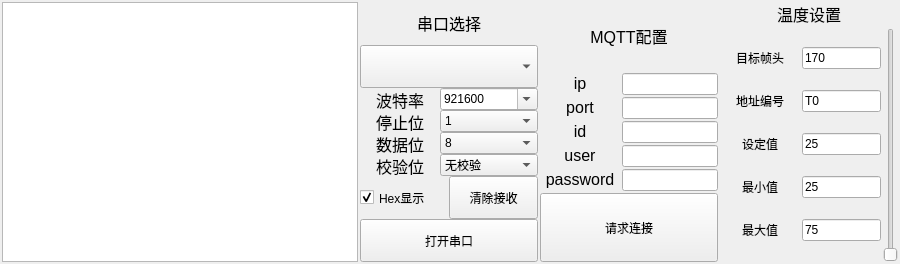
<?xml version="1.0" encoding="UTF-8"?>
<ui version="4.0">
 <class>MainWindows</class>
 <widget class="QWidget" name="MainWindows">
  <property name="geometry">
   <rect>
    <x>0</x>
    <y>0</y>
    <width>900</width>
    <height>264</height>
   </rect>
  </property>
  <property name="windowTitle">
   <string>Form</string>
  </property>
  <layout class="QVBoxLayout" name="verticalLayout_8" stretch="2">
   <property name="spacing">
    <number>2</number>
   </property>
   <property name="leftMargin">
    <number>2</number>
   </property>
   <property name="topMargin">
    <number>2</number>
   </property>
   <property name="rightMargin">
    <number>2</number>
   </property>
   <property name="bottomMargin">
    <number>2</number>
   </property>
   <item>
    <layout class="QHBoxLayout" name="horizontalLayout_9" stretch="2,1,1,1">
     <property name="spacing">
      <number>2</number>
     </property>
     <item>
      <widget class="QTextEdit" name="RxDataTextEdit">
       <property name="autoFillBackground">
        <bool>false</bool>
       </property>
       <property name="styleSheet">
        <string notr="true"> font:12pt &quot;楷体&quot;;</string>
       </property>
       <property name="autoFormatting">
        <set>QTextEdit::AutoBulletList</set>
       </property>
       <property name="undoRedoEnabled">
        <bool>false</bool>
       </property>
       <property name="lineWrapMode">
        <enum>QTextEdit::WidgetWidth</enum>
       </property>
       <property name="lineWrapColumnOrWidth">
        <number>1888</number>
       </property>
       <property name="readOnly">
        <bool>true</bool>
       </property>
       <property name="tabStopDistance">
        <double>40.000000000000000</double>
       </property>
      </widget>
     </item>
     <item>
      <layout class="QVBoxLayout" name="verticalLayout_2">
       <property name="spacing">
        <number>0</number>
       </property>
       <item>
        <widget class="QLabel" name="label">
         <property name="minimumSize">
          <size>
           <width>165</width>
           <height>22</height>
          </size>
         </property>
         <property name="maximumSize">
          <size>
           <width>999</width>
           <height>999</height>
          </size>
         </property>
         <property name="baseSize">
          <size>
           <width>0</width>
           <height>0</height>
          </size>
         </property>
         <property name="text">
          <string>&lt;html&gt;&lt;head/&gt;&lt;body&gt;&lt;p align=&quot;center&quot;&gt;&lt;span style=&quot; font-size:12pt;&quot;&gt;串口选择&lt;/span&gt;&lt;/p&gt;&lt;/body&gt;&lt;/html&gt;</string>
         </property>
        </widget>
       </item>
       <item>
        <widget class="QComboBox" name="SerialPortChooseComboBox">
         <property name="sizePolicy">
          <sizepolicy hsizetype="Expanding" vsizetype="Fixed">
           <horstretch>0</horstretch>
           <verstretch>0</verstretch>
          </sizepolicy>
         </property>
         <property name="minimumSize">
          <size>
           <width>172</width>
           <height>22</height>
          </size>
         </property>
         <property name="maximumSize">
          <size>
           <width>999</width>
           <height>999</height>
          </size>
         </property>
        </widget>
       </item>
       <item>
        <layout class="QHBoxLayout" name="horizontalLayout">
         <property name="spacing">
          <number>0</number>
         </property>
         <item>
          <widget class="QLabel" name="label_2">
           <property name="minimumSize">
            <size>
             <width>80</width>
             <height>22</height>
            </size>
           </property>
           <property name="maximumSize">
            <size>
             <width>80</width>
             <height>22</height>
            </size>
           </property>
           <property name="text">
            <string>&lt;html&gt;&lt;head/&gt;&lt;body&gt;&lt;p align=&quot;center&quot;&gt;&lt;span style=&quot; font-size:12pt;&quot;&gt;波特率&lt;/span&gt;&lt;/p&gt;&lt;/body&gt;&lt;/html&gt;</string>
           </property>
          </widget>
         </item>
         <item>
          <widget class="QComboBox" name="BaudRateComboBox">
           <property name="sizePolicy">
            <sizepolicy hsizetype="Expanding" vsizetype="Fixed">
             <horstretch>0</horstretch>
             <verstretch>0</verstretch>
            </sizepolicy>
           </property>
           <property name="minimumSize">
            <size>
             <width>80</width>
             <height>22</height>
            </size>
           </property>
           <property name="maximumSize">
            <size>
             <width>999</width>
             <height>22</height>
            </size>
           </property>
           <property name="editable">
            <bool>true</bool>
           </property>
           <property name="currentText">
            <string>921600</string>
           </property>
           <property name="currentIndex">
            <number>15</number>
           </property>
           <item>
            <property name="text">
             <string>110</string>
            </property>
           </item>
           <item>
            <property name="text">
             <string>300</string>
            </property>
           </item>
           <item>
            <property name="text">
             <string>600</string>
            </property>
           </item>
           <item>
            <property name="text">
             <string>1200</string>
            </property>
           </item>
           <item>
            <property name="text">
             <string>2400</string>
            </property>
           </item>
           <item>
            <property name="text">
             <string>4800</string>
            </property>
           </item>
           <item>
            <property name="text">
             <string>9600</string>
            </property>
           </item>
           <item>
            <property name="text">
             <string>14400</string>
            </property>
           </item>
           <item>
            <property name="text">
             <string>19200</string>
            </property>
           </item>
           <item>
            <property name="text">
             <string>38400</string>
            </property>
           </item>
           <item>
            <property name="text">
             <string>43000</string>
            </property>
           </item>
           <item>
            <property name="text">
             <string>57600</string>
            </property>
           </item>
           <item>
            <property name="text">
             <string>76800</string>
            </property>
           </item>
           <item>
            <property name="text">
             <string>115200</string>
            </property>
           </item>
           <item>
            <property name="text">
             <string>460800</string>
            </property>
           </item>
           <item>
            <property name="text">
             <string>921600</string>
            </property>
           </item>
          </widget>
         </item>
        </layout>
       </item>
       <item>
        <layout class="QHBoxLayout" name="horizontalLayout_2" stretch="0,0">
         <property name="spacing">
          <number>0</number>
         </property>
         <item>
          <widget class="QLabel" name="label_4">
           <property name="minimumSize">
            <size>
             <width>80</width>
             <height>22</height>
            </size>
           </property>
           <property name="maximumSize">
            <size>
             <width>80</width>
             <height>22</height>
            </size>
           </property>
           <property name="text">
            <string>&lt;html&gt;&lt;head/&gt;&lt;body&gt;&lt;p align=&quot;center&quot;&gt;&lt;span style=&quot; font-size:12pt;&quot;&gt;停止位&lt;/span&gt;&lt;/p&gt;&lt;/body&gt;&lt;/html&gt;</string>
           </property>
          </widget>
         </item>
         <item>
          <widget class="QComboBox" name="PortStopBitsComboBox">
           <property name="sizePolicy">
            <sizepolicy hsizetype="Expanding" vsizetype="Fixed">
             <horstretch>0</horstretch>
             <verstretch>0</verstretch>
            </sizepolicy>
           </property>
           <property name="minimumSize">
            <size>
             <width>80</width>
             <height>22</height>
            </size>
           </property>
           <property name="maximumSize">
            <size>
             <width>999</width>
             <height>22</height>
            </size>
           </property>
           <item>
            <property name="text">
             <string>1</string>
            </property>
           </item>
           <item>
            <property name="text">
             <string>2</string>
            </property>
           </item>
           <item>
            <property name="text">
             <string>1.5</string>
            </property>
           </item>
          </widget>
         </item>
        </layout>
       </item>
       <item>
        <layout class="QHBoxLayout" name="horizontalLayout_3">
         <property name="spacing">
          <number>0</number>
         </property>
         <item>
          <widget class="QLabel" name="label_5">
           <property name="minimumSize">
            <size>
             <width>80</width>
             <height>22</height>
            </size>
           </property>
           <property name="maximumSize">
            <size>
             <width>80</width>
             <height>22</height>
            </size>
           </property>
           <property name="text">
            <string>&lt;html&gt;&lt;head/&gt;&lt;body&gt;&lt;p align=&quot;center&quot;&gt;&lt;span style=&quot; font-size:12pt;&quot;&gt;数据位&lt;/span&gt;&lt;/p&gt;&lt;/body&gt;&lt;/html&gt;</string>
           </property>
          </widget>
         </item>
         <item>
          <widget class="QComboBox" name="PortDataBitsComboBox">
           <property name="sizePolicy">
            <sizepolicy hsizetype="Expanding" vsizetype="Fixed">
             <horstretch>0</horstretch>
             <verstretch>0</verstretch>
            </sizepolicy>
           </property>
           <property name="minimumSize">
            <size>
             <width>80</width>
             <height>22</height>
            </size>
           </property>
           <property name="maximumSize">
            <size>
             <width>999</width>
             <height>22</height>
            </size>
           </property>
           <item>
            <property name="text">
             <string>8</string>
            </property>
           </item>
           <item>
            <property name="text">
             <string>7</string>
            </property>
           </item>
           <item>
            <property name="text">
             <string>6</string>
            </property>
           </item>
           <item>
            <property name="text">
             <string>5</string>
            </property>
           </item>
          </widget>
         </item>
        </layout>
       </item>
       <item>
        <layout class="QHBoxLayout" name="horizontalLayout_4">
         <property name="spacing">
          <number>0</number>
         </property>
         <item>
          <widget class="QLabel" name="label_3">
           <property name="minimumSize">
            <size>
             <width>80</width>
             <height>22</height>
            </size>
           </property>
           <property name="maximumSize">
            <size>
             <width>80</width>
             <height>22</height>
            </size>
           </property>
           <property name="text">
            <string>&lt;html&gt;&lt;head/&gt;&lt;body&gt;&lt;p align=&quot;center&quot;&gt;&lt;span style=&quot; font-size:12pt;&quot;&gt;校验位&lt;/span&gt;&lt;/p&gt;&lt;/body&gt;&lt;/html&gt;</string>
           </property>
          </widget>
         </item>
         <item>
          <widget class="QComboBox" name="PortParityComboBox">
           <property name="sizePolicy">
            <sizepolicy hsizetype="Expanding" vsizetype="Fixed">
             <horstretch>0</horstretch>
             <verstretch>0</verstretch>
            </sizepolicy>
           </property>
           <property name="minimumSize">
            <size>
             <width>80</width>
             <height>22</height>
            </size>
           </property>
           <property name="maximumSize">
            <size>
             <width>999</width>
             <height>22</height>
            </size>
           </property>
           <item>
            <property name="text">
             <string>无校验</string>
            </property>
           </item>
           <item>
            <property name="text">
             <string>EvenParity </string>
            </property>
           </item>
           <item>
            <property name="text">
             <string>OddParity </string>
            </property>
           </item>
           <item>
            <property name="text">
             <string>SpaceParity </string>
            </property>
           </item>
           <item>
            <property name="text">
             <string>MarkParity </string>
            </property>
           </item>
          </widget>
         </item>
        </layout>
       </item>
       <item>
        <layout class="QHBoxLayout" name="horizontalLayout_5">
         <property name="spacing">
          <number>0</number>
         </property>
         <item>
          <widget class="QCheckBox" name="RxDataForHexCheckBox">
           <property name="sizePolicy">
            <sizepolicy hsizetype="Expanding" vsizetype="Minimum">
             <horstretch>0</horstretch>
             <verstretch>0</verstretch>
            </sizepolicy>
           </property>
           <property name="maximumSize">
            <size>
             <width>999</width>
             <height>999</height>
            </size>
           </property>
           <property name="text">
            <string>Hex显示</string>
           </property>
           <property name="checked">
            <bool>true</bool>
           </property>
           <property name="tristate">
            <bool>false</bool>
           </property>
          </widget>
         </item>
         <item>
          <widget class="QPushButton" name="RxDataTextClearPushButton">
           <property name="sizePolicy">
            <sizepolicy hsizetype="Expanding" vsizetype="Fixed">
             <horstretch>0</horstretch>
             <verstretch>0</verstretch>
            </sizepolicy>
           </property>
           <property name="minimumSize">
            <size>
             <width>80</width>
             <height>25</height>
            </size>
           </property>
           <property name="maximumSize">
            <size>
             <width>999</width>
             <height>999</height>
            </size>
           </property>
           <property name="text">
            <string>清除接收</string>
           </property>
          </widget>
         </item>
        </layout>
       </item>
       <item>
        <widget class="QPushButton" name="OpenSerialPortPushButton">
         <property name="sizePolicy">
          <sizepolicy hsizetype="Expanding" vsizetype="Fixed">
           <horstretch>0</horstretch>
           <verstretch>0</verstretch>
          </sizepolicy>
         </property>
         <property name="minimumSize">
          <size>
           <width>80</width>
           <height>25</height>
          </size>
         </property>
         <property name="maximumSize">
          <size>
           <width>999</width>
           <height>999</height>
          </size>
         </property>
         <property name="text">
          <string>打开串口</string>
         </property>
        </widget>
       </item>
      </layout>
     </item>
     <item>
      <layout class="QVBoxLayout" name="verticalLayout_4">
       <property name="spacing">
        <number>2</number>
       </property>
       <item>
        <widget class="QLabel" name="label_6">
         <property name="minimumSize">
          <size>
           <width>165</width>
           <height>22</height>
          </size>
         </property>
         <property name="maximumSize">
          <size>
           <width>999</width>
           <height>999</height>
          </size>
         </property>
         <property name="baseSize">
          <size>
           <width>0</width>
           <height>0</height>
          </size>
         </property>
         <property name="text">
          <string>&lt;html&gt;&lt;head/&gt;&lt;body&gt;&lt;p align=&quot;center&quot;&gt;&lt;span style=&quot; font-size:12pt;&quot;&gt;MQTT配置&lt;/span&gt;&lt;/p&gt;&lt;/body&gt;&lt;/html&gt;</string>
         </property>
        </widget>
       </item>
       <item>
        <layout class="QHBoxLayout" name="horizontalLayout_6">
         <property name="spacing">
          <number>2</number>
         </property>
         <item>
          <layout class="QVBoxLayout" name="verticalLayout">
           <property name="spacing">
            <number>2</number>
           </property>
           <item>
            <widget class="QLabel" name="label_7">
             <property name="minimumSize">
              <size>
               <width>80</width>
               <height>22</height>
              </size>
             </property>
             <property name="maximumSize">
              <size>
               <width>80</width>
               <height>22</height>
              </size>
             </property>
             <property name="text">
              <string>&lt;html&gt;&lt;head/&gt;&lt;body&gt;&lt;p align=&quot;center&quot;&gt;&lt;span style=&quot; font-size:12pt;&quot;&gt;ip&lt;/span&gt;&lt;/p&gt;&lt;/body&gt;&lt;/html&gt;</string>
             </property>
            </widget>
           </item>
           <item>
            <widget class="QLabel" name="label_8">
             <property name="minimumSize">
              <size>
               <width>80</width>
               <height>22</height>
              </size>
             </property>
             <property name="maximumSize">
              <size>
               <width>80</width>
               <height>22</height>
              </size>
             </property>
             <property name="text">
              <string>&lt;html&gt;&lt;head/&gt;&lt;body&gt;&lt;p align=&quot;center&quot;&gt;&lt;span style=&quot; font-size:12pt;&quot;&gt;port&lt;/span&gt;&lt;/p&gt;&lt;/body&gt;&lt;/html&gt;</string>
             </property>
            </widget>
           </item>
           <item>
            <widget class="QLabel" name="label_9">
             <property name="minimumSize">
              <size>
               <width>80</width>
               <height>22</height>
              </size>
             </property>
             <property name="maximumSize">
              <size>
               <width>80</width>
               <height>22</height>
              </size>
             </property>
             <property name="text">
              <string>&lt;html&gt;&lt;head/&gt;&lt;body&gt;&lt;p align=&quot;center&quot;&gt;&lt;span style=&quot; font-size:12pt;&quot;&gt;id&lt;/span&gt;&lt;/p&gt;&lt;/body&gt;&lt;/html&gt;</string>
             </property>
            </widget>
           </item>
           <item>
            <widget class="QLabel" name="label_10">
             <property name="minimumSize">
              <size>
               <width>80</width>
               <height>22</height>
              </size>
             </property>
             <property name="maximumSize">
              <size>
               <width>80</width>
               <height>22</height>
              </size>
             </property>
             <property name="font">
              <font>
               <kerning>true</kerning>
              </font>
             </property>
             <property name="text">
              <string>&lt;html&gt;&lt;head/&gt;&lt;body&gt;&lt;p align=&quot;center&quot;&gt;&lt;span style=&quot; font-size:12pt;&quot;&gt;user&lt;/span&gt;&lt;/p&gt;&lt;/body&gt;&lt;/html&gt;</string>
             </property>
            </widget>
           </item>
           <item>
            <widget class="QLabel" name="label_11">
             <property name="minimumSize">
              <size>
               <width>80</width>
               <height>22</height>
              </size>
             </property>
             <property name="maximumSize">
              <size>
               <width>80</width>
               <height>22</height>
              </size>
             </property>
             <property name="text">
              <string>&lt;html&gt;&lt;head/&gt;&lt;body&gt;&lt;p align=&quot;center&quot;&gt;&lt;span style=&quot; font-size:12pt;&quot;&gt;password&lt;/span&gt;&lt;/p&gt;&lt;/body&gt;&lt;/html&gt;</string>
             </property>
            </widget>
           </item>
          </layout>
         </item>
         <item>
          <layout class="QVBoxLayout" name="verticalLayout_3">
           <property name="spacing">
            <number>2</number>
           </property>
           <item>
            <widget class="QLineEdit" name="mqtt_ip">
             <property name="text">
              <string/>
             </property>
            </widget>
           </item>
           <item>
            <widget class="QLineEdit" name="mqtt_port">
             <property name="text">
              <string/>
             </property>
            </widget>
           </item>
           <item>
            <widget class="QLineEdit" name="mqtt_id">
             <property name="text">
              <string/>
             </property>
            </widget>
           </item>
           <item>
            <widget class="QLineEdit" name="mqtt_user">
             <property name="text">
              <string/>
             </property>
            </widget>
           </item>
           <item>
            <widget class="QLineEdit" name="mqtt_password">
             <property name="text">
              <string/>
             </property>
            </widget>
           </item>
          </layout>
         </item>
        </layout>
       </item>
       <item>
        <widget class="QPushButton" name="connect_mqtt">
         <property name="sizePolicy">
          <sizepolicy hsizetype="Expanding" vsizetype="Fixed">
           <horstretch>0</horstretch>
           <verstretch>0</verstretch>
          </sizepolicy>
         </property>
         <property name="minimumSize">
          <size>
           <width>80</width>
           <height>25</height>
          </size>
         </property>
         <property name="maximumSize">
          <size>
           <width>999</width>
           <height>999</height>
          </size>
         </property>
         <property name="text">
          <string>请求连接</string>
         </property>
        </widget>
       </item>
      </layout>
     </item>
     <item>
      <layout class="QHBoxLayout" name="horizontalLayout_8">
       <item>
        <layout class="QVBoxLayout" name="verticalLayout_7">
         <item>
          <widget class="QLabel" name="label_17">
           <property name="minimumSize">
            <size>
             <width>120</width>
             <height>22</height>
            </size>
           </property>
           <property name="maximumSize">
            <size>
             <width>999</width>
             <height>999</height>
            </size>
           </property>
           <property name="baseSize">
            <size>
             <width>0</width>
             <height>0</height>
            </size>
           </property>
           <property name="text">
            <string>&lt;html&gt;&lt;head/&gt;&lt;body&gt;&lt;p align=&quot;center&quot;&gt;&lt;span style=&quot; font-size:12pt;&quot;&gt;温度设置&lt;/span&gt;&lt;/p&gt;&lt;/body&gt;&lt;/html&gt;</string>
           </property>
          </widget>
         </item>
         <item>
          <layout class="QHBoxLayout" name="horizontalLayout_7">
           <property name="spacing">
            <number>2</number>
           </property>
           <item>
            <layout class="QVBoxLayout" name="verticalLayout_5">
             <property name="spacing">
              <number>2</number>
             </property>
             <item>
              <widget class="QLabel" name="label_12">
               <property name="minimumSize">
                <size>
                 <width>80</width>
                 <height>22</height>
                </size>
               </property>
               <property name="maximumSize">
                <size>
                 <width>80</width>
                 <height>22</height>
                </size>
               </property>
               <property name="text">
                <string>&lt;html&gt;&lt;head/&gt;&lt;body&gt;&lt;p align=&quot;center&quot;&gt;目标帧头&lt;/p&gt;&lt;/body&gt;&lt;/html&gt;</string>
               </property>
              </widget>
             </item>
             <item>
              <widget class="QLabel" name="label_13">
               <property name="minimumSize">
                <size>
                 <width>80</width>
                 <height>22</height>
                </size>
               </property>
               <property name="maximumSize">
                <size>
                 <width>80</width>
                 <height>22</height>
                </size>
               </property>
               <property name="text">
                <string>&lt;html&gt;&lt;head/&gt;&lt;body&gt;&lt;p align=&quot;center&quot;&gt;地址编号&lt;/p&gt;&lt;/body&gt;&lt;/html&gt;</string>
               </property>
              </widget>
             </item>
             <item>
              <widget class="QLabel" name="label_14">
               <property name="minimumSize">
                <size>
                 <width>80</width>
                 <height>22</height>
                </size>
               </property>
               <property name="maximumSize">
                <size>
                 <width>80</width>
                 <height>22</height>
                </size>
               </property>
               <property name="text">
                <string>&lt;html&gt;&lt;head/&gt;&lt;body&gt;&lt;p align=&quot;center&quot;&gt;设定值&lt;/p&gt;&lt;/body&gt;&lt;/html&gt;</string>
               </property>
              </widget>
             </item>
             <item>
              <widget class="QLabel" name="label_15">
               <property name="minimumSize">
                <size>
                 <width>80</width>
                 <height>22</height>
                </size>
               </property>
               <property name="maximumSize">
                <size>
                 <width>80</width>
                 <height>22</height>
                </size>
               </property>
               <property name="font">
                <font>
                 <kerning>true</kerning>
                </font>
               </property>
               <property name="text">
                <string>&lt;html&gt;&lt;head/&gt;&lt;body&gt;&lt;p align=&quot;center&quot;&gt;最小值&lt;/p&gt;&lt;/body&gt;&lt;/html&gt;</string>
               </property>
              </widget>
             </item>
             <item>
              <widget class="QLabel" name="label_16">
               <property name="minimumSize">
                <size>
                 <width>80</width>
                 <height>22</height>
                </size>
               </property>
               <property name="maximumSize">
                <size>
                 <width>80</width>
                 <height>22</height>
                </size>
               </property>
               <property name="text">
                <string>&lt;html&gt;&lt;head/&gt;&lt;body&gt;&lt;p align=&quot;center&quot;&gt;最大值&lt;/p&gt;&lt;/body&gt;&lt;/html&gt;</string>
               </property>
              </widget>
             </item>
            </layout>
           </item>
           <item>
            <layout class="QVBoxLayout" name="verticalLayout_6">
             <property name="spacing">
              <number>2</number>
             </property>
             <item>
              <widget class="QLineEdit" name="le_header">
               <property name="text">
                <string>170</string>
               </property>
              </widget>
             </item>
             <item>
              <widget class="QLineEdit" name="le_name">
               <property name="text">
                <string>T0</string>
               </property>
              </widget>
             </item>
             <item>
              <widget class="QLineEdit" name="sb_set">
               <property name="text">
                <string>25</string>
               </property>
              </widget>
             </item>
             <item>
              <widget class="QLineEdit" name="le_min">
               <property name="text">
                <string>25</string>
               </property>
              </widget>
             </item>
             <item>
              <widget class="QLineEdit" name="le_max">
               <property name="text">
                <string>75</string>
               </property>
              </widget>
             </item>
            </layout>
           </item>
           <item>
            <widget class="QSlider" name="hs_set">
             <property name="orientation">
              <enum>Qt::Vertical</enum>
             </property>
            </widget>
           </item>
          </layout>
         </item>
        </layout>
       </item>
      </layout>
     </item>
    </layout>
   </item>
  </layout>
 </widget>
 <resources/>
 <connections/>
</ui>
